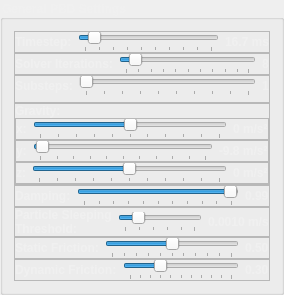
           <widget class="QGroupBox" name="groupBox">
            <property name="font">
             <font>
              <weight>75</weight>
              <bold>true</bold>
             </font>
            </property>
            <property name="styleSheet">
             <string notr="true">color: rgb(240, 240, 240);</string>
            </property>
            <property name="title">
             <string>General PBD Settings</string>
            </property>
            <layout class="QVBoxLayout" name="verticalLayout_6">
             <property name="spacing">
              <number>0</number>
             </property>
             <item>
              <widget class="QFrame" name="frame_12">
               <property name="frameShape">
                <enum>QFrame::StyledPanel</enum>
               </property>
               <property name="frameShadow">
                <enum>QFrame::Raised</enum>
               </property>
               <layout class="QHBoxLayout" name="horizontalLayout_8">
                <property name="spacing">
                 <number>6</number>
                </property>
                <property name="leftMargin">
                 <number>0</number>
                </property>
                <property name="topMargin">
                 <number>0</number>
                </property>
                <property name="rightMargin">
                 <number>0</number>
                </property>
                <property name="bottomMargin">
                 <number>0</number>
                </property>
                <item>
                 <widget class="QLabel" name="label_7">
                  <property name="font">
                   <font>
                    <weight>75</weight>
                    <bold>true</bold>
                   </font>
                  </property>
                  <property name="styleSheet">
                   <string notr="true"/>
                  </property>
                  <property name="text">
                   <string>Timestep:</string>
                  </property>
                 </widget>
                </item>
                <item>
                 <widget class="QSlider" name="timestepSlider">
                  <property name="minimum">
                   <number>100</number>
                  </property>
                  <property name="maximum">
                   <number>1000</number>
                  </property>
                  <property name="value">
                   <number>167</number>
                  </property>
                  <property name="tracking">
                   <bool>true</bool>
                  </property>
                  <property name="orientation">
                   <enum>Qt::Horizontal</enum>
                  </property>
                  <property name="invertedAppearance">
                   <bool>false</bool>
                  </property>
                  <property name="invertedControls">
                   <bool>false</bool>
                  </property>
                  <property name="tickPosition">
                   <enum>QSlider::TicksBelow</enum>
                  </property>
                  <property name="tickInterval">
                   <number>100</number>
                  </property>
                 </widget>
                </item>
                <item>
                 <widget class="QLabel" name="timestepValueLabel">
                  <property name="font">
                   <font>
                    <weight>75</weight>
                    <bold>true</bold>
                   </font>
                  </property>
                  <property name="text">
                   <string>16.7 ms</string>
                  </property>
                 </widget>
                </item>
               </layout>
              </widget>
             </item>
             <item>
              <widget class="QFrame" name="frame_10">
               <property name="frameShape">
                <enum>QFrame::StyledPanel</enum>
               </property>
               <property name="frameShadow">
                <enum>QFrame::Raised</enum>
               </property>
               <property name="lineWidth">
                <number>1</number>
               </property>
               <layout class="QHBoxLayout" name="horizontalLayout_6">
                <property name="spacing">
                 <number>6</number>
                </property>
                <property name="leftMargin">
                 <number>0</number>
                </property>
                <property name="topMargin">
                 <number>0</number>
                </property>
                <property name="rightMargin">
                 <number>0</number>
                </property>
                <property name="bottomMargin">
                 <number>0</number>
                </property>
                <item>
                 <widget class="QLabel" name="label_2">
                  <property name="font">
                   <font>
                    <weight>75</weight>
                    <bold>true</bold>
                   </font>
                  </property>
                  <property name="text">
                   <string>Solver Iterations:</string>
                  </property>
                 </widget>
                </item>
                <item>
                 <widget class="QSlider" name="solverIterationsSlider">
                  <property name="minimum">
                   <number>1</number>
                  </property>
                  <property name="maximum">
                   <number>100</number>
                  </property>
                  <property name="value">
                   <number>8</number>
                  </property>
                  <property name="orientation">
                   <enum>Qt::Horizontal</enum>
                  </property>
                  <property name="tickPosition">
                   <enum>QSlider::TicksBelow</enum>
                  </property>
                  <property name="tickInterval">
                   <number>10</number>
                  </property>
                 </widget>
                </item>
                <item>
                 <widget class="QLabel" name="solverIterationsValueLabel">
                  <property name="font">
                   <font>
                    <weight>75</weight>
                    <bold>true</bold>
                   </font>
                  </property>
                  <property name="text">
                   <string>8</string>
                  </property>
                 </widget>
                </item>
               </layout>
              </widget>
             </item>
             <item>
              <widget class="QFrame" name="frame_11">
               <property name="frameShape">
                <enum>QFrame::StyledPanel</enum>
               </property>
               <property name="frameShadow">
                <enum>QFrame::Raised</enum>
               </property>
               <layout class="QHBoxLayout" name="horizontalLayout_7">
                <property name="spacing">
                 <number>6</number>
                </property>
                <property name="leftMargin">
                 <number>0</number>
                </property>
                <property name="topMargin">
                 <number>0</number>
                </property>
                <property name="rightMargin">
                 <number>0</number>
                </property>
                <property name="bottomMargin">
                 <number>6</number>
                </property>
                <item>
                 <widget class="QLabel" name="label_5">
                  <property name="font">
                   <font>
                    <weight>75</weight>
                    <bold>true</bold>
                   </font>
                  </property>
                  <property name="text">
                   <string>Substeps:</string>
                  </property>
                 </widget>
                </item>
                <item>
                 <widget class="QSlider" name="substepsSlider">
                  <property name="minimum">
                   <number>1</number>
                  </property>
                  <property name="maximum">
                   <number>10</number>
                  </property>
                  <property name="value">
                   <number>1</number>
                  </property>
                  <property name="orientation">
                   <enum>Qt::Horizontal</enum>
                  </property>
                  <property name="tickPosition">
                   <enum>QSlider::TicksBelow</enum>
                  </property>
                  <property name="tickInterval">
                   <number>1</number>
                  </property>
                 </widget>
                </item>
                <item>
                 <widget class="QLabel" name="substepsValueLabel">
                  <property name="font">
                   <font>
                    <weight>75</weight>
                    <bold>true</bold>
                   </font>
                  </property>
                  <property name="text">
                   <string>1</string>
                  </property>
                 </widget>
                </item>
               </layout>
              </widget>
             </item>
             <item>
              <widget class="QFrame" name="frame_13">
               <property name="frameShape">
                <enum>QFrame::StyledPanel</enum>
               </property>
               <property name="frameShadow">
                <enum>QFrame::Raised</enum>
               </property>
               <layout class="QVBoxLayout" name="verticalLayout_7">
                <property name="spacing">
                 <number>0</number>
                </property>
                <property name="leftMargin">
                 <number>0</number>
                </property>
                <property name="topMargin">
                 <number>0</number>
                </property>
                <property name="rightMargin">
                 <number>0</number>
                </property>
                <property name="bottomMargin">
                 <number>0</number>
                </property>
                <item>
                 <widget class="QLabel" name="label_10">
                  <property name="font">
                   <font>
                    <weight>75</weight>
                    <bold>true</bold>
                   </font>
                  </property>
                  <property name="text">
                   <string>Gravity:</string>
                  </property>
                 </widget>
                </item>
                <item>
                 <widget class="QFrame" name="frame_14">
                  <property name="frameShape">
                   <enum>QFrame::StyledPanel</enum>
                  </property>
                  <property name="frameShadow">
                   <enum>QFrame::Raised</enum>
                  </property>
                  <layout class="QHBoxLayout" name="horizontalLayout_9">
                   <property name="spacing">
                    <number>6</number>
                   </property>
                   <property name="leftMargin">
                    <number>0</number>
                   </property>
                   <property name="topMargin">
                    <number>0</number>
                   </property>
                   <property name="rightMargin">
                    <number>0</number>
                   </property>
                   <property name="bottomMargin">
                    <number>0</number>
                   </property>
                   <item>
                    <widget class="QLabel" name="label_8">
                     <property name="font">
                      <font>
                       <weight>75</weight>
                       <bold>true</bold>
                      </font>
                     </property>
                     <property name="text">
                      <string>x:</string>
                     </property>
                    </widget>
                   </item>
                   <item>
                    <widget class="QSlider" name="gravityXSlider">
                     <property name="minimum">
                      <number>-100</number>
                     </property>
                     <property name="maximum">
                      <number>100</number>
                     </property>
                     <property name="value">
                      <number>0</number>
                     </property>
                     <property name="orientation">
                      <enum>Qt::Horizontal</enum>
                     </property>
                     <property name="tickPosition">
                      <enum>QSlider::TicksBelow</enum>
                     </property>
                     <property name="tickInterval">
                      <number>20</number>
                     </property>
                    </widget>
                   </item>
                   <item>
                    <widget class="QLabel" name="gravityXValueLabel">
                     <property name="font">
                      <font>
                       <weight>75</weight>
                       <bold>true</bold>
                      </font>
                     </property>
                     <property name="text">
                      <string>0 m/s²</string>
                     </property>
                    </widget>
                   </item>
                  </layout>
                 </widget>
                </item>
                <item>
                 <widget class="QFrame" name="frame_15">
                  <property name="frameShape">
                   <enum>QFrame::StyledPanel</enum>
                  </property>
                  <property name="frameShadow">
                   <enum>QFrame::Raised</enum>
                  </property>
                  <layout class="QHBoxLayout" name="horizontalLayout_10">
                   <property name="leftMargin">
                    <number>0</number>
                   </property>
                   <property name="topMargin">
                    <number>0</number>
                   </property>
                   <property name="rightMargin">
                    <number>0</number>
                   </property>
                   <property name="bottomMargin">
                    <number>0</number>
                   </property>
                   <item>
                    <widget class="QLabel" name="label_11">
                     <property name="font">
                      <font>
                       <weight>75</weight>
                       <bold>true</bold>
                      </font>
                     </property>
                     <property name="text">
                      <string>y:</string>
                     </property>
                    </widget>
                   </item>
                   <item>
                    <widget class="QSlider" name="gravityYSlider">
                     <property name="minimum">
                      <number>-100</number>
                     </property>
                     <property name="maximum">
                      <number>100</number>
                     </property>
                     <property name="value">
                      <number>-98</number>
                     </property>
                     <property name="orientation">
                      <enum>Qt::Horizontal</enum>
                     </property>
                     <property name="tickPosition">
                      <enum>QSlider::TicksBelow</enum>
                     </property>
                     <property name="tickInterval">
                      <number>20</number>
                     </property>
                    </widget>
                   </item>
                   <item>
                    <widget class="QLabel" name="gravityYValueLabel">
                     <property name="font">
                      <font>
                       <weight>75</weight>
                       <bold>true</bold>
                      </font>
                     </property>
                     <property name="text">
                      <string>-9.8 m/s²</string>
                     </property>
                    </widget>
                   </item>
                  </layout>
                 </widget>
                </item>
                <item>
                 <widget class="QFrame" name="frame_16">
                  <property name="frameShape">
                   <enum>QFrame::StyledPanel</enum>
                  </property>
                  <property name="frameShadow">
                   <enum>QFrame::Raised</enum>
                  </property>
                  <layout class="QHBoxLayout" name="horizontalLayout_11">
                   <property name="leftMargin">
                    <number>0</number>
                   </property>
                   <property name="topMargin">
                    <number>0</number>
                   </property>
                   <property name="rightMargin">
                    <number>0</number>
                   </property>
                   <property name="bottomMargin">
                    <number>0</number>
                   </property>
                   <item>
                    <widget class="QLabel" name="label_13">
                     <property name="font">
                      <font>
                       <weight>75</weight>
                       <bold>true</bold>
                      </font>
                     </property>
                     <property name="text">
                      <string>z:</string>
                     </property>
                    </widget>
                   </item>
                   <item>
                    <widget class="QSlider" name="gravityZSlider">
                     <property name="minimum">
                      <number>-100</number>
                     </property>
                     <property name="maximum">
                      <number>100</number>
                     </property>
                     <property name="value">
                      <number>0</number>
                     </property>
                     <property name="orientation">
                      <enum>Qt::Horizontal</enum>
                     </property>
                     <property name="tickPosition">
                      <enum>QSlider::TicksBelow</enum>
                     </property>
                     <property name="tickInterval">
                      <number>20</number>
                     </property>
                    </widget>
                   </item>
                   <item>
                    <widget class="QLabel" name="gravityZValueLabel">
                     <property name="font">
                      <font>
                       <weight>75</weight>
                       <bold>true</bold>
                      </font>
                     </property>
                     <property name="text">
                      <string>0 m/s²</string>
                     </property>
                    </widget>
                   </item>
                  </layout>
                 </widget>
                </item>
               </layout>
              </widget>
             </item>
             <item>
              <widget class="QFrame" name="frame_17">
               <property name="frameShape">
                <enum>QFrame::StyledPanel</enum>
               </property>
               <property name="frameShadow">
                <enum>QFrame::Raised</enum>
               </property>
               <layout class="QHBoxLayout" name="horizontalLayout_12">
                <property name="leftMargin">
                 <number>0</number>
                </property>
                <property name="topMargin">
                 <number>0</number>
                </property>
                <property name="rightMargin">
                 <number>0</number>
                </property>
                <property name="bottomMargin">
                 <number>0</number>
                </property>
                <item>
                 <widget class="QLabel" name="label_16">
                  <property name="font">
                   <font>
                    <weight>75</weight>
                    <bold>true</bold>
                   </font>
                  </property>
                  <property name="text">
                   <string>Damping:</string>
                  </property>
                 </widget>
                </item>
                <item>
                 <widget class="QSlider" name="dampingSlider">
                  <property name="minimum">
                   <number>0</number>
                  </property>
                  <property name="maximum">
                   <number>100</number>
                  </property>
                  <property name="value">
                   <number>99</number>
                  </property>
                  <property name="orientation">
                   <enum>Qt::Horizontal</enum>
                  </property>
                  <property name="tickPosition">
                   <enum>QSlider::TicksBelow</enum>
                  </property>
                  <property name="tickInterval">
                   <number>10</number>
                  </property>
                 </widget>
                </item>
                <item>
                 <widget class="QLabel" name="dampingValueLabel">
                  <property name="font">
                   <font>
                    <weight>75</weight>
                    <bold>true</bold>
                   </font>
                  </property>
                  <property name="text">
                   <string>0.99</string>
                  </property>
                 </widget>
                </item>
               </layout>
              </widget>
             </item>
             <item>
              <widget class="QFrame" name="frame_18">
               <property name="frameShape">
                <enum>QFrame::StyledPanel</enum>
               </property>
               <property name="frameShadow">
                <enum>QFrame::Raised</enum>
               </property>
               <layout class="QHBoxLayout" name="horizontalLayout_13">
                <property name="leftMargin">
                 <number>0</number>
                </property>
                <property name="topMargin">
                 <number>0</number>
                </property>
                <property name="rightMargin">
                 <number>0</number>
                </property>
                <property name="bottomMargin">
                 <number>0</number>
                </property>
                <item>
                 <widget class="QLabel" name="label_18">
                  <property name="font">
                   <font>
                    <weight>75</weight>
                    <bold>true</bold>
                   </font>
                  </property>
                  <property name="text">
                   <string>Particle Sleeping
Threshold:</string>
                  </property>
                 </widget>
                </item>
                <item>
                 <widget class="QSlider" name="particleSleepingThresholdSlider">
                  <property name="minimum">
                   <number>1</number>
                  </property>
                  <property name="maximum">
                   <number>50</number>
                  </property>
                  <property name="value">
                   <number>10</number>
                  </property>
                  <property name="orientation">
                   <enum>Qt::Horizontal</enum>
                  </property>
                  <property name="tickPosition">
                   <enum>QSlider::TicksBelow</enum>
                  </property>
                  <property name="tickInterval">
                   <number>10</number>
                  </property>
                 </widget>
                </item>
                <item>
                 <widget class="QLabel" name="particleSleepingThresholdValueLabel">
                  <property name="font">
                   <font>
                    <weight>75</weight>
                    <bold>true</bold>
                   </font>
                  </property>
                  <property name="text">
                   <string>0.0010 m/s</string>
                  </property>
                 </widget>
                </item>
               </layout>
              </widget>
             </item>
             <item>
              <widget class="QFrame" name="frame_6">
               <property name="frameShape">
                <enum>QFrame::StyledPanel</enum>
               </property>
               <property name="frameShadow">
                <enum>QFrame::Raised</enum>
               </property>
               <layout class="QHBoxLayout" name="horizontalLayout_17">
                <property name="leftMargin">
                 <number>0</number>
                </property>
                <property name="topMargin">
                 <number>0</number>
                </property>
                <property name="rightMargin">
                 <number>0</number>
                </property>
                <property name="bottomMargin">
                 <number>0</number>
                </property>
                <item>
                 <widget class="QLabel" name="label_17">
                  <property name="font">
                   <font>
                    <weight>75</weight>
                    <bold>true</bold>
                   </font>
                  </property>
                  <property name="text">
                   <string>Static Friction:</string>
                  </property>
                 </widget>
                </item>
                <item>
                 <widget class="QSlider" name="staticFrictionSlider">
                  <property name="minimum">
                   <number>0</number>
                  </property>
                  <property name="maximum">
                   <number>100</number>
                  </property>
                  <property name="value">
                   <number>50</number>
                  </property>
                  <property name="orientation">
                   <enum>Qt::Horizontal</enum>
                  </property>
                  <property name="tickPosition">
                   <enum>QSlider::TicksBelow</enum>
                  </property>
                  <property name="tickInterval">
                   <number>10</number>
                  </property>
                 </widget>
                </item>
                <item>
                 <widget class="QLabel" name="staticFrictionValueLabel">
                  <property name="font">
                   <font>
                    <weight>75</weight>
                    <bold>true</bold>
                   </font>
                  </property>
                  <property name="text">
                   <string>0.50</string>
                  </property>
                 </widget>
                </item>
               </layout>
              </widget>
             </item>
             <item>
              <widget class="QFrame" name="frame_7">
               <property name="frameShape">
                <enum>QFrame::StyledPanel</enum>
               </property>
               <property name="frameShadow">
                <enum>QFrame::Raised</enum>
               </property>
               <layout class="QHBoxLayout" name="horizontalLayout_18">
                <property name="leftMargin">
                 <number>0</number>
                </property>
                <property name="topMargin">
                 <number>0</number>
                </property>
                <property name="rightMargin">
                 <number>0</number>
                </property>
                <property name="bottomMargin">
                 <number>0</number>
                </property>
                <item>
                 <widget class="QLabel" name="label_24">
                  <property name="font">
                   <font>
                    <weight>75</weight>
                    <bold>true</bold>
                   </font>
                  </property>
                  <property name="text">
                   <string>Dynamic Friction:</string>
                  </property>
                 </widget>
                </item>
                <item>
                 <widget class="QSlider" name="dynamicFrictionSlider">
                  <property name="minimum">
                   <number>0</number>
                  </property>
                  <property name="maximum">
                   <number>100</number>
                  </property>
                  <property name="value">
                   <number>30</number>
                  </property>
                  <property name="orientation">
                   <enum>Qt::Horizontal</enum>
                  </property>
                  <property name="tickPosition">
                   <enum>QSlider::TicksBelow</enum>
                  </property>
                  <property name="tickInterval">
                   <number>10</number>
                  </property>
                 </widget>
                </item>
                <item>
                 <widget class="QLabel" name="dynamicFrictionValueLabel">
                  <property name="font">
                   <font>
                    <weight>75</weight>
                    <bold>true</bold>
                   </font>
                  </property>
                  <property name="text">
                   <string>0.30</string>
                  </property>
                 </widget>
                </item>
               </layout>
              </widget>
             </item>
            </layout>
           </widget>
